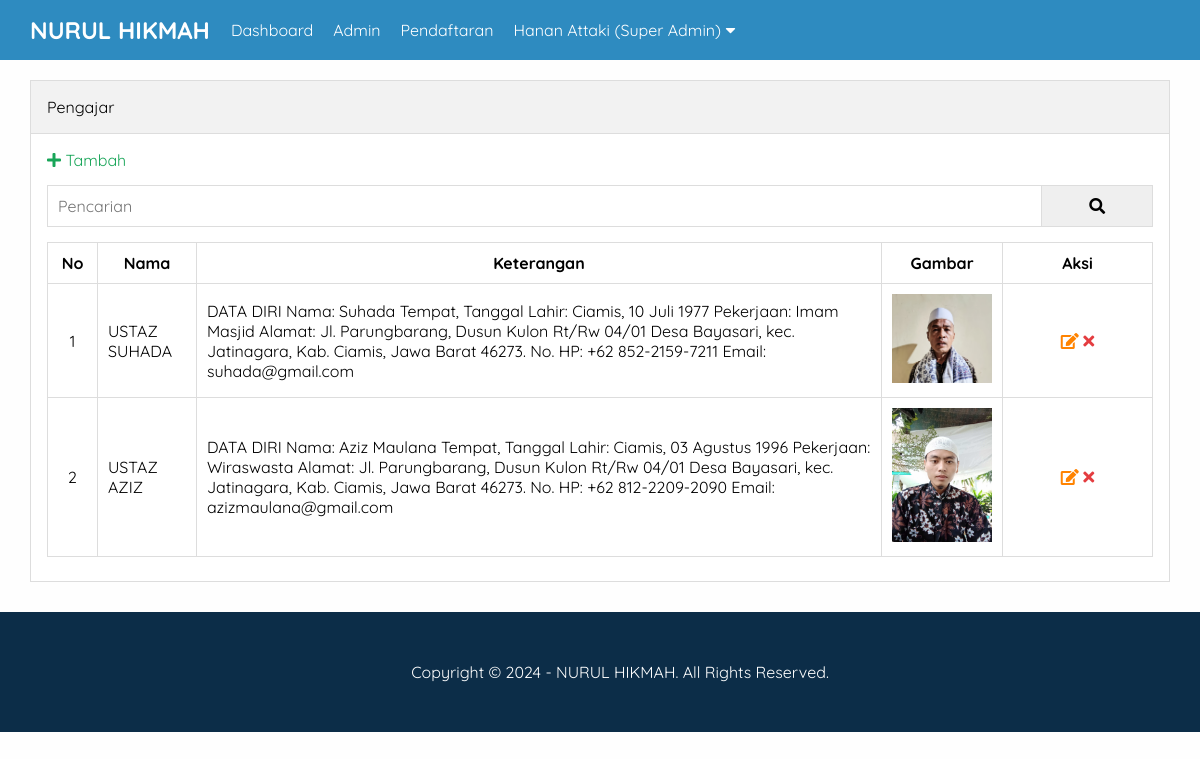
The app's page /admin/gtk.php (signed in) with its own data.
### tables this page shows
CREATE TABLE `pengaturan` (
  `id` int(11) NOT NULL,
  `nama` varchar(50) NOT NULL,
  `email` varchar(50) NOT NULL,
  `telepon` varchar(20) NOT NULL,
  `alamat` text NOT NULL,
  `logo` varchar(50) NOT NULL,
  `favicon` varchar(50) NOT NULL,
  `tentang_pesantren` text NOT NULL,
  `foto_pesantren` varchar(50) NOT NULL,
  `google_maps` text NOT NULL,
  `nama_pimpinan` varchar(50) NOT NULL,
  `foto_pimpinan` varchar(50) NOT NULL,
  `sambutan_pimpinan` text NOT NULL,
  `created_at` timestamp NOT NULL DEFAULT current_timestamp(),
  `updated_at` datetime DEFAULT NULL
);

CREATE TABLE `gtk` (
  `id` int(11) NOT NULL,
  `nama` varchar(255) NOT NULL,
  `keterangan` text NOT NULL,
  `gambar` varchar(255) NOT NULL,
  `created_at` timestamp NOT NULL DEFAULT current_timestamp(),
  `updated_at` datetime DEFAULT NULL
);

### admin/gtk.php (the view, shortened to what this page needs)
<?php include 'header.php' ?>
<div class="content">
    <div class="container">
        <div class="box">
            <div class="box-header">
                Pengajar
            </div>
            <div class="box-body">
                <a href="tambah-gtk.php" class="text-green"><i class="fa fa-plus"></i> Tambah</a>
                <form action="">
                    <div class="input-group">
                        <input type="text" name="key" placeholder="Pencarian">
                        <button type="submit"><i class="fa fa-search"></i></button>
                    </div>
                </form>
                <table class="table">
                    <thead>
                        <tr>
                            <th>No</th>
                            <th>Nama</th>
                            <th>Keterangan</th>
                            <th>Gambar</th>
                            <th>Aksi</th>
                        </tr>
                    </thead>
                    <tbody>
                        <?php
                        $no = 1;
                        $where = " WHERE 1=1 ";
                        $gtk = mysqli_query($conn, "SELECT * FROM gtk $where ORDER BY id DESC");
                        if (mysqli_num_rows($gtk) > 0) {
                            while ($p = mysqli_fetch_array($gtk)) {
                        ?>
                        <tr>
                            <td><?= $no++ ?></td>
                            <td><?= $p['nama'] ?></td>
                            <td><?= $p['keterangan'] ?></td>
                            <td><img src="../uploads/gtk/<?= $p['gambar'] ?>" width="100px"></td>
                            <td>
                                <a href="edit-gtk.php?id=<?= $p['id'] ?>" title="Edit Data" class="text-orange"><i
                                        class="fa fa-edit"></i></a>
                                <a href="hapus.php?idgtk=<?= $p['id'] ?>"
                                    onclick="return confirm('Yakin ingin hapus ?')" title="Hapus Data"
                                    class="text-red"><i class="fa fa-times"></i></a>
                            </td>
                        </tr>
                        <?php }
                        } else { ?>
                        <tr>
                            <td colspan="5">Data tidak ada</td>
                        </tr>
                        <?php } ?>
                    </tbody>
                </table>
            </div>
        </div>
    </div>
</div>
<?php include 'footer.php' ?>

### admin/header.php (shortened to what this page needs)
<?php
include '../koneksi.php';
$identitas = mysqli_query($conn, "SELECT * FROM pengaturan ORDER BY id DESC LIMIT 1");
$d = mysqli_fetch_object($identitas);
?>
<!DOCTYPE html>
<html>
<head>
    <link rel="stylesheet" type="text/css" href="../assets/css/admin.css">
    <link rel="stylesheet" href="https://cdnjs.cloudflare.com/ajax/libs/font-awesome/5.15.3/css/all.min.css"
 />
</head>
<body class="bg-light">
    <div class="navbar">
        <div class="container">
            <h2 class="nav-brand float-left"><a href="index.php"><?= $d->nama ?></a></h2>
            <ul class="nav-menu float-left">
                <li><a href="index.php">Dashboard</a></li>
                <?php if ($_SESSION['ulevel'] == 'Super Admin') { ?>
                <li><a href="admin.php">Admin</a></li>
                <li><a href="pendaftaran.php">Pendaftaran</a></li>
                <?php } ?>
                <li>
                    <a href="#"><?= $_SESSION['uname'] ?> (<?= $_SESSION['ulevel'] ?>) <i
                            class="fa fa-caret-down"></i></a>
                </li>
            </ul>
        </div>
    </div>

### admin/footer.php
<footer>
    <div class="container text-center">
        <p>Copyright &copy; <?= date('Y') ?> - <?= $d->nama ?>. All Rights Reserved.</p>
    </div>
</footer>
</body>
</html>

### assets/css/admin.css (style rules this page uses)
* { margin:0; padding:0; font-family: 'Quicksand', sans-serif; box-sizing: border-box; }
a { text-decoration: none; }
.float-left { float:left; }
.container { width: 1140px; margin:0 auto; }
.container::after { content: ""; display: block; clear: both; }
.bg-light { background-color: #fefefe; }
.box { border:1px solid #ddd; background-color: #fff; }
.box-header { padding:16px; border-bottom:1px solid #ddd; background-color: #f2f2f2; }
.box-body { padding:16px; }
form { margin:15px 0; }
.text-center { text-align: center !important; }
.navbar { height: 60px; width: 100%; background-color: #2E8BC0; position: fixed; top: 0; z-index: 1000; }
.navbar a { color: #fff; }
.nav-brand { display: inline-block; padding:15px 0; margin-right: 16px; }
.nav-menu { display: flex; list-style: none; margin-left: auto; gap: 10px; }
.nav-menu li a { padding: 20px 5px; display: inline-block; }
.content { padding:80px 0 30px 0; }
.table { width:100%; border-collapse: collapse; margin:8px 0; }
.table th, .table td { border:1px solid #ddd; padding:10px; }
.table td:first-child { width:50px; text-align: center; }
.table td:last-child { width:150px; text-align: center; }
.text-red { color: #E43D40; }
.text-orange { color: #FF8300; }
.text-green { color: #18A558; }
.input-group:after { content: ""; clear: both; display: block; }
.input-group input[type="text"] { width: 90%; padding: 10px; font-size: 16px; float: left; border:1px solid #ddd; }
.input-group button { width: 10%; padding: 10px; font-size: 16px; float: left; border:1px solid #ddd; border-left: none; }
footer { padding:50px; background-color: #0C2D48; color: #fff; }

### records on screen
pengaturan: nama "NURUL HIKMAH"
gtk: nama "USTAZ SUHADA", keterangan "DATA DIRI Nama: Suhada Tempat, Tanggal Lahir: Ciamis, 10 Juli 1977 Pekerjaan: Imam Masjid Alamat: Jl. Parungbarang, Dusun Kulon Rt/Rw 04/01 Desa Bayasari, kec. Jatinagara, Kab. Ciamis, Jawa Barat 46273. No. HP: +62 852-2159-7211 Email: suhada@gmail.com", gambar (picture)
gtk: nama "USTAZ AZIZ", keterangan "DATA DIRI Nama: Aziz Maulana Tempat, Tanggal Lahir: Ciamis, 03 Agustus 1996 Pekerjaan: Wiraswasta Alamat: Jl. Parungbarang, Dusun Kulon Rt/Rw 04/01 Desa Bayasari, kec. Jatinagara, Kab. Ciamis, Jawa Barat 46273. No. HP: +62 812-2209-2090 Email: azizmaulana@gmail.com", gambar (picture)

### other values on screen
$_SESSION['uname'] "Hanan Attaki"
$_SESSION['ulevel'] "Super Admin"
